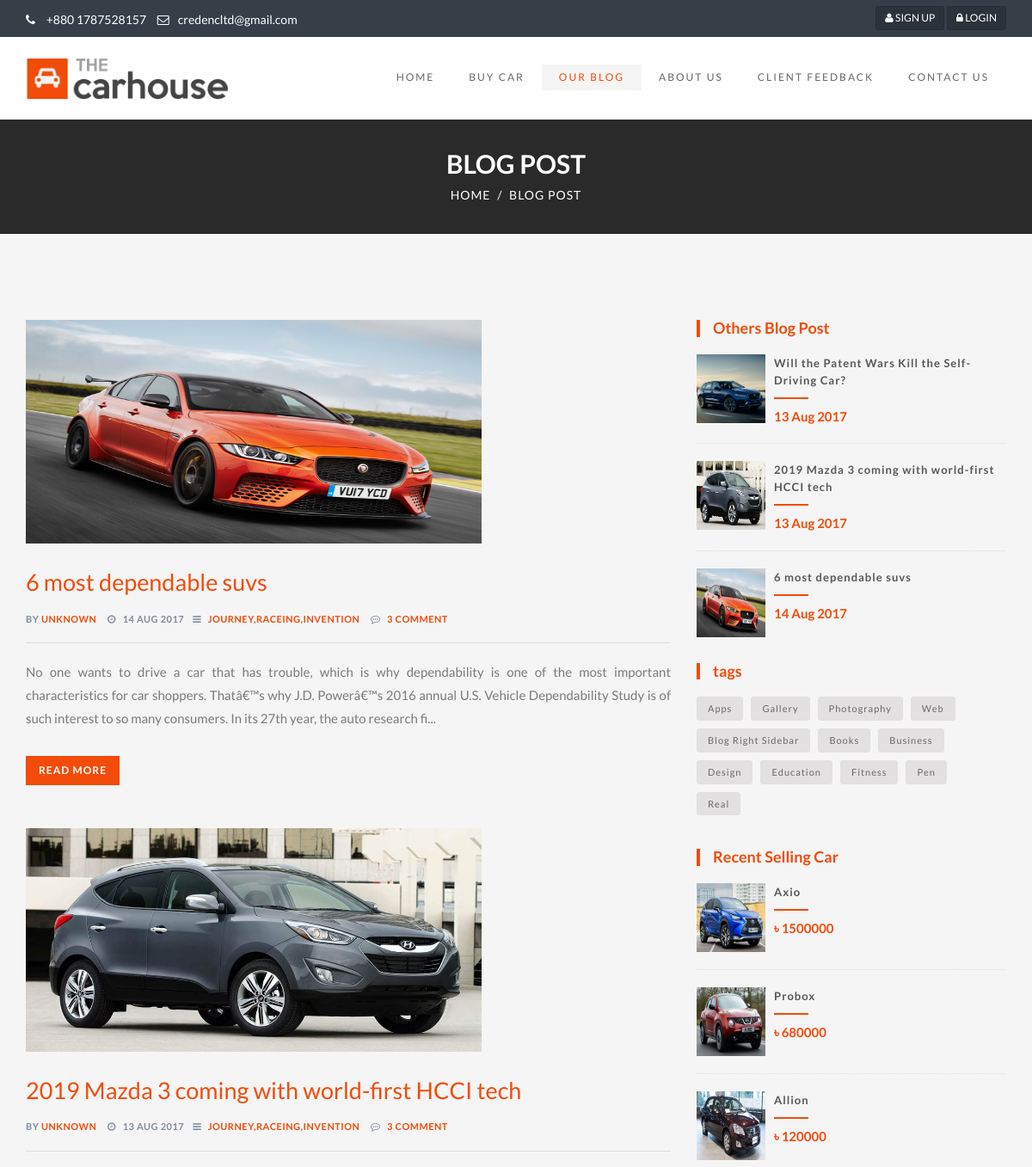
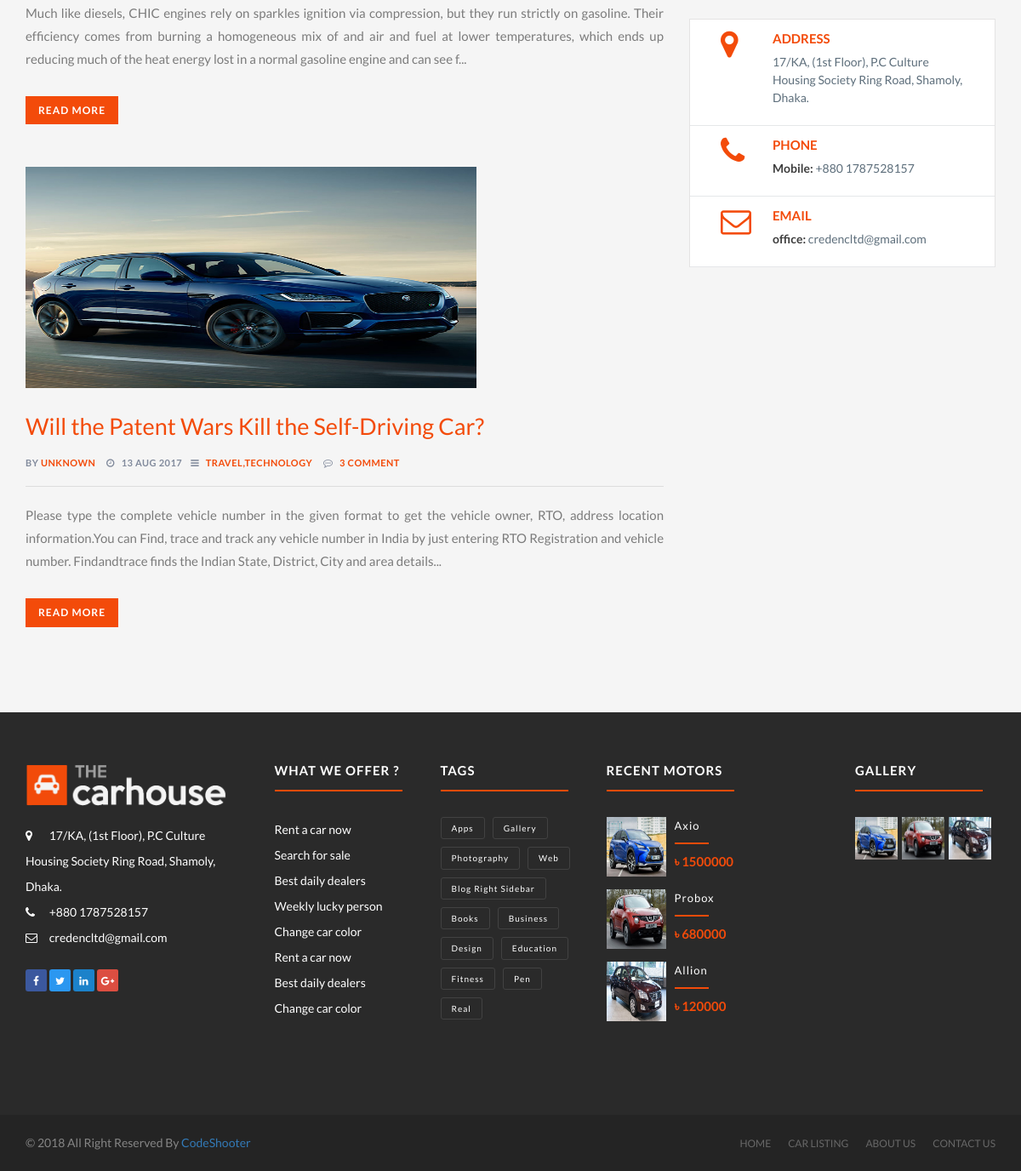
Page /mainSite/blog_post.php on the committed database (2 pictures, top to bottom).
### tables this page shows
CREATE TABLE `tbl_contact_us_address` (
  `contact_address_id` int(3) NOT NULL,
  `address` text NOT NULL,
  `mobile` varchar(100) NOT NULL,
  `email` varchar(100) NOT NULL
);

CREATE TABLE `tbl_blog_post` (
  `blog_post_id` int(3) NOT NULL,
  `post_title` varchar(100) NOT NULL,
  `post_details` text NOT NULL,
  `related_topic` varchar(100) NOT NULL,
  `post_Date` varchar(100) NOT NULL,
  `post_image` varchar(100) NOT NULL,
  `publication_status` tinyint(1) NOT NULL
);

CREATE TABLE `tbl_user_post` (
  `user_post_id` int(4) NOT NULL,
  `car_name` varchar(100) NOT NULL,
  `car_price` varchar(100) NOT NULL,
  `car_details` text NOT NULL,
  `car_model` varchar(100) NOT NULL,
  `car_registration` varchar(100) NOT NULL,
  `cng_status` varchar(100) NOT NULL,
  `cng_com` varchar(100) NOT NULL,
  `fuel_type` varchar(100) NOT NULL,
  `car_cc` varchar(100) NOT NULL,
  `gear` varchar(100) NOT NULL,
  `all_option` varchar(100) NOT NULL,
  `music` varchar(100) NOT NULL,
  `serial_number` varchar(100) NOT NULL,
  `engine` varchar(100) NOT NULL,
  `mileage` varchar(100) NOT NULL,
  `doors` varchar(100) NOT NULL,
  `condtion` varchar(100) NOT NULL,
  `passenger` varchar(100) NOT NULL,
  `color` varchar(100) NOT NULL,
  `others` varchar(256) NOT NULL,
  `car_image` varchar(100) NOT NULL,
  `publication_status` tinyint(1) NOT NULL
);

### mainSite/blog_post.php (the view, shortened to what the rows shown need)
<?php
    require_once ('../class/blogPost/blogpost.php');
    $obj_blog_post = new Blogpost();
    $result = $obj_blog_post->all_blog_post_info();
    $obj_userPost = new Blogpost();
    $user_post_result = $obj_userPost->all_userPost_info_for_footer();
    $user_post_picture = $obj_userPost->all_userPost_picture_for_footer();
    $result_for_sidebar = $obj_blog_post->all_blog_post_info_for_sidebar();
    $contact_address = $obj_blog_post->all_contact_address_info();
    $all_contact_address = mysqli_fetch_assoc($contact_address);
?>
<!DOCTYPE html>
<html lang="en">
<head>
    <link rel="stylesheet" type="text/css" href="css/bootstrap.min.css">
    <link rel="stylesheet" type="text/css" href="css/animate.min.css">
    <link rel="stylesheet" type="text/css" href="css/slider.css">
    <link rel="stylesheet" type="text/css" href="css/font-awesome-4.5.0/css/font-awesome.min.css">
    <link rel="stylesheet" type="text/css" href="css/style.css">
    <link href="css/ie10-viewport-bug-workaround.css" rel="stylesheet">
</head>
<body>
<header class="top-header hidden-xs">
    <div class="container">
        <div class="row">
            <div class="col-xs-12 col-sm-6 col-md-6 col-lg-6">
                <ul class="list-inline">
                    <li>
                        <a href="tel:+55-417-634-7071"><i class="fa fa-phone pr-5 pl-10"></i>   <?php echo $all_contact_address['mobile']?></a>
                    </li>
                    <li>
                        <a href="mailto:info@themevessel.com">
                            <i class="fa fa-envelope-o pr-5 pl-10"></i><?php echo $all_contact_address['email']?>
                        </a>
                    </li>
                </ul>
            </div>
        </div>
    </div>
</header>
<div class="blog-banner">
    <div class="container">
        <div class="row">
            <div class="col-lg-12 col-md-12 col-sm-12 col-xs-12">
                <h2>Blog Post</h2>
            </div>
        </div>
    </div>
</div>
<div class="blog-body">
    <div class="container">
        <div class="row">
            <div class="col-lg-8 col-md-8 col-xs-12">
                <?php foreach ($result as $all_result){ ?>
                <div class="thumbnail blog-box clearfix">
                    <img src="<?php $len = strlen($all_result['post_image']); $img = substr($all_result['post_image'],18,$len); echo $img;?>" alt="blog-image">
                    <div class="caption detail">
                        <h1 class="title">
                            <a href="blog_post_details.php"><?php echo $all_result['post_title']?></a>
                        </h1>
                        <div class="post-materials">
                            <div class="header">
                                <?php if ( isset($_SESSION['admin_name'])){?>
                                BY <a href="#"><?php echo $_SESSION['admin_name']; ?></a>
                                <?php }else{?>
                                BY <a href="#"><?php echo "Unknown" ?></a>
                                <?php } ?>
                                <i class="fa fa-clock-o"></i> <?php echo $all_result['post_Date']?><i class="fa fa-bars"></i> <a href="#"><?php echo $all_result['related_topic']?></a> <i class="fa fa-commenting-o"></i> <a href="#">3 Comment</a>
                            </div>
                            <p class="text-justify"><?php echo substr($all_result['post_details'],0,300)."...";?></p>
                            <a href="blog_post_details.php?id=<?php echo $all_result['blog_post_id']?>" class="btn btn-read-more">Read More</a>
                        </div>
                    </div>
                </div>
                <?php } ?>
            </div>
            <div class="col-lg-4 col-md-4 col-xs-12">
                <div class=blog-sidebar>
                    <div class="Recent-news">
                        <h2 class="title">Others Blog Post</h2>
                            <?php foreach ($result_for_sidebar as $all_result_for_sidebar){ ?>
                            <div class="media">
                                <div class="media-left">
                                    <a href="#">
                                        <img class="media-object" src="<?php $len = strlen($all_result_for_sidebar['post_image']); $img = substr($all_result_for_sidebar['post_image'],18,$len); echo $img;?>" alt="blog-image" alt="recent-1">
                                    </a>
                                </div>
                                <div class="media-body">
                                    <a href="blog_post_details.php"><?php echo $all_result_for_sidebar['post_title']?></a>
                                    <div class="line-dec-o"></div>
                                    <span><?php echo $all_result_for_sidebar['post_Date']?></span>
                                </div>
                            </div>
                        <?php } ?>
                    </div>
                    <div class="blog-tags">
                        <h2 class="title">tags</h2>
                    </div>
                    <div class="Recent-news popular-rooms clearfix">
                        <h2 class="title">Recent Selling Car</h2>
                            <?php foreach ($user_post_result as $all_user_post_result){ ?>
                                <div class="media">
                                    <div class="media-left">
                                        <a href="car_details.php?id=<?php echo $all_user_post_result['user_post_id'] ?>">
                                            <img class="media-object" src="assets/image/<?php echo $all_user_post_result['car_image'];?>" alt="car-image">
                                        </a>
                                    </div>
                                    <div class="media-body">
                                        <a href="car_details.php?id=<?php echo $all_user_post_result['user_post_id'] ?>"><?php echo $all_user_post_result['car_name']?></a>
                                        <div class="line-dec-o"></div>
                                        <span>৳ <?php echo $all_user_post_result['car_price']?></span>
                                    </div>
                                </div>
                            <?php } ?>
                    </div>
                    <div class="dealer-contact">
                        <div class="contact-details">
                            <div class="item">
                                <div class="content">
                                    <h5>Address</h5>
                                    <p><?php echo $all_contact_address['address']?></p>
                                </div>
                            </div>
                            <div class="item">
                                <div class="content">
                                    <p><span>Mobile:</span> <a href="#"> <?php echo $all_contact_address['mobile']?></a></p>
                                </div>
                            </div>
                            <div class="item">
                                <div class="content">
                                    <p>
                                        <span>office:</span><a href="mailto:info@themevessel.com"> <?php echo $all_contact_address['email']?></a>
                                    </p>
                                </div>
                            </div>
                        </div>
                    </div>
                </div>
            </div>
        </div>
    </div>
</div>
<footer class="main-footer">
    <div class="container">
        <div class="row">
            <div class="col-lg-3 col-md-3 col-sm-6 col-xs-12 footer-item">
                <div class="footer-item-content">
                    <br><br>
                    <ul>
                        <li>
                            <a href="#">
                                <i class="fa fa-map-marker"></i>
                                <?php echo $all_contact_address['address']?>
                            </a>
                        </li>
                        <li>
                            <a href="<?php echo $all_contact_address['mobile']?>"><i class="fa fa-phone"></i>  <?php echo $all_contact_address['mobile']?></a>
                        </li>
                        <li>
                            <a href="mailto:info@themevessel.com">
                                <i class="fa fa-envelope-o "></i> <?php echo $all_contact_address['email']?>
                            </a>
                        </li>
                    </ul>
                </div>
            </div>
            <div class="col-lg-2 col-md-2 col-sm-6 col-xs-12 footer-item">
                <div class="footer-item-content">
                    <h2>What we offer ?</h2>
                </div>
            </div>
            <div class="col-lg-2 col-md-2 col-sm-6 col-xs-12 footer-item">
                <div class="footer-item-content">
                    <h2>tags</h2>
                </div>
            </div>
            <div class="col-lg-3 col-md-3 col-sm-6 col-xs-12 footer-item">
                <div class="footer-item-content">
                    <h2>Recent motors</h2>
                        <?php foreach ($user_post_result as $all_user_post_result){ ?>
                            <div class="media">
                                <div class="media-left">
                                    <a href="car_details.php?id=<?php echo $all_user_post_result['user_post_id'] ?>">
                                        <img class="media-object" src="assets/image/<?php echo $all_user_post_result['car_image']?>" alt="car-image">
                                    </a>
                                </div>
                                <div class="media-body">
                                    <a href="car_details.php?id=<?php echo $all_user_post_result['user_post_id'] ?>"><?php echo $all_user_post_result['car_name']?></a>
                                    <div class="line-dec-o"></div>
                                    <span>৳ <?php echo $all_user_post_result['car_price']?></span>
                                </div>
                            </div>
                        <?php } ?>
                </div>
            </div>
            <div class="col-lg-2 col-md-2 col-sm-6 col-xs-12 footer-item ">
                <div class="footer-item-content">
                    <h2>Gallery</h2>
                        <?php foreach ($user_post_picture as $all_user_post_picture){ ?>
                            <div class="gallery-item">
                                <a href="#"><img src="assets/image/<?php echo $all_user_post_picture['car_image']?>" alt="car-img"></a>
                            </div>
                        <?php } ?>
                </div>
            </div>
        </div>
    </div>
</footer>
</body>
</html>

### rows in the picture
tbl_contact_us_address: mobile "+880 1787528157", email "credencltd@gmail.com", address "17/KA, (1st Floor), P.C Culture Housing Society Ring Road, Shamoly, Dhaka."
tbl_blog_post: post_image (picture), post_title "6 most dependable suvs", post_Date "14 AUG 2017", related_topic "JOURNEY,RACEING,INVENTION", post_details "No one wants to drive a car that has trouble, which is why dependability is one of the most important characteristics for car shoppers. Thatâ€™s why J.D. Powerâ€™s 2016 annual U.S. Vehicle Dependability Study is of such interest to so many consumers. In its 27th year, the auto research fi", post_Date "14 Aug 2017"
tbl_blog_post: post_image (picture), post_title "2019 Mazda 3 coming with world-first HCCI tech", post_Date "13 AUG 2017", related_topic "JOURNEY,RACEING,INVENTION", post_details "Much like diesels, CHIC engines rely on sparkles ignition via compression, but they run strictly on gasoline. Their efficiency comes from burning a homogeneous mix of and air and fuel at lower temperatures, which ends up reducing much of the heat energy lost in a normal gasoline engine and can see f", post_Date "13 Aug 2017"
tbl_blog_post: post_image (picture), post_title "Will the Patent Wars Kill the Self-Driving Car?", post_Date "13 AUG 2017", related_topic "TRAVEL,TECHNOLOGY", post_details "Please type the complete vehicle number in the given format to get the vehicle owner, RTO, address location information.You can Find, trace and track any vehicle number in India by just entering RTO Registration and vehicle number. Findandtrace finds the Indian State, District, City and area details", post_Date "13 Aug 2017"
tbl_user_post: car_image (picture), car_name "Axio", car_price "1500000"
tbl_user_post: car_image (picture), car_name "Probox", car_price "680000"
tbl_user_post: car_image (picture), car_name "Allion", car_price "120000"
